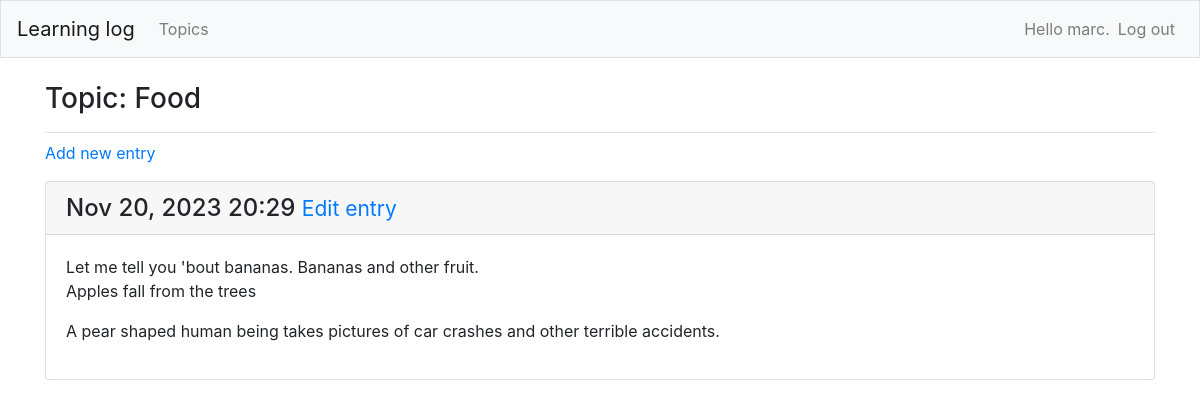
The page /topics/6/ (signed in) on the database as committed earlier.
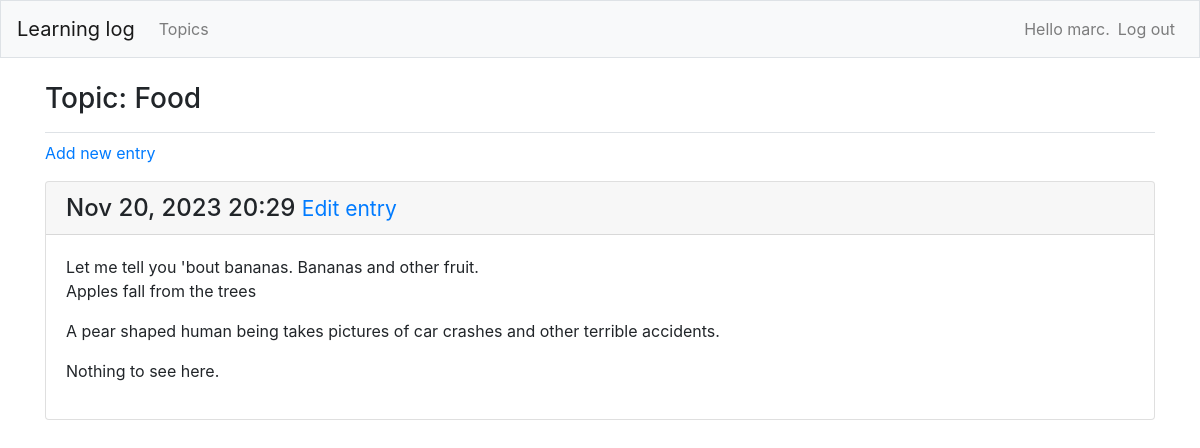
The same page on the database as committed later.
### learning_logs/models.py (models this page shows, shortened)
class Entry(models.Model):
    topic = models.ForeignKey(Topic, on_delete=models.CASCADE)
    text = models.TextField()
    date_added = models.DateTimeField(auto_now_add=True)
    class Meta:
        verbose_name_plural = 'entries'

### learning_logs/views.py (the view)
# urls.py: path('topics/<int:topic_id>/', views.topic, name='topic'),
@login_required
def topic(request, topic_id):
    topic = Topic.objects.get(id=topic_id)
    check_topic_owner(request.user, topic.owner)
    entries = topic.entry_set.order_by('-date_added')  # ´-dat..´: reverse order
    context = {'topic': topic, 'entries': entries}
    return render(request, 'learning_logs/topic.html', context)

### learning_logs/models.py (called while the page is built)
    def __str__(self) -> str:
        return self.text

### learning_logs/views.py (called while the page is built)
def check_topic_owner(user, topic_owner):
    if user != topic_owner:
        raise Http404

### learning_logs/templates/learning_logs/topic.html
{% extends 'learning_logs/base.html' %}
{% block page_header %}
    <h3>Topic: {{ topic }}</h3>
{% endblock page_header %}
{% block content %}
<p>
    <a href="{% url 'learning_logs:new_entry' topic.id %}">Add new entry</a>
</p>
{% for entry in entries %}
    <div class="card mb-3">
        <h4 class="card-header">
            {{ entry.date_added|date:'M d, Y H:i' }}
            <small>
                <a href="{% url 'learning_logs:edit_entry' entry.id %}">Edit entry</a>
            </small>
        </h4>
        <div class="card-body">
            {{ entry.text|linebreaks }}
        </div>
    </div>
{% empty %}
    <p>There are no entries for this topic yet.</p>
{% endfor %}
{% endblock content %}

Rows that differ between the two databases and show on the page:
changed Entry: text "…and other terrible accidents." → "…and other terrible accidents. Nothing to see here."
